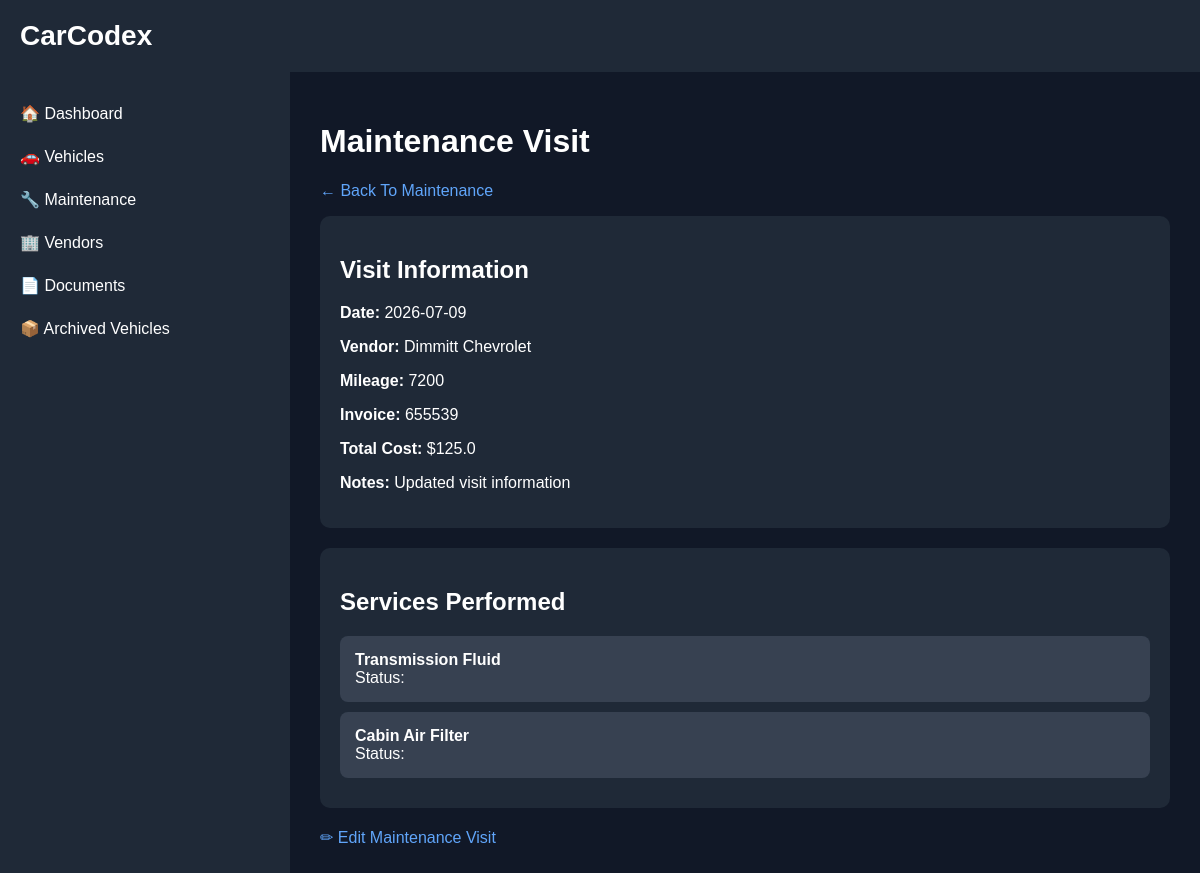
Page /maintenance-visit/2 on the committed database.
### backend/models.py (models this page shows)
class MaintenanceVisit(Base):
    __tablename__ = "maintenance_visits"
    id = Column(Integer, primary_key=True, index=True)
    vehicle_id = Column(Integer, ForeignKey("vehicles.id"))
    vendor_id = Column(
        Integer,
        nullable=True
    )
    visit_date = Column(String)
    mileage = Column(Integer)
    vendor = Column(String)
    invoice_number = Column(String)
    total_cost = Column(Float)
    notes = Column(String)
    archived = Column(
    Boolean,
    default=False
)

class ServiceRecord(Base):
    __tablename__ = "service_records"
    id = Column(
        Integer,
        primary_key=True,
        index=True
    )
    vehicle_id = Column(
        Integer,
        ForeignKey("vehicles.id")
    )
    maintenance_visit_id = Column(
        Integer,
        nullable=True
    )
    primary_reason = Column(
        String
    )
    parts_used = Column(
        String
    )
    additional_services = Column(
        String
    )
    service_status = Column(
        String,
        default="COMPLETED"
    )
    service_type = Column(
        String
    )
    service_date = Column(
        String
    )
    mileage = Column(
        Integer
    )
    provider = Column(
        String
    )
    cost = Column(
        Integer
    )
    notes = Column(
        String
    )
    next_service_mileage = Column(
        Integer
    )
    next_service_date = Column(
        String
    )

### backend/main.py (the view)
@app.get(
    "/maintenance-visit/{visit_id}",
    response_class=HTMLResponse
)
def maintenance_visit_detail(
    request: Request,
    visit_id: int
):
    db = SessionLocal()
    visit = db.query(
        MaintenanceVisit
    ).filter(
        MaintenanceVisit.id == visit_id
    ).first()
    services = db.query(
        ServiceRecord
    ).filter(
        ServiceRecord.maintenance_visit_id == visit_id
    ).all()
    db.close()
    return templates.TemplateResponse(
        request=request,
        name="maintenance_visit_detail.html",
        context={
            "request": request,
            "visit": visit,
            "services": services
        }
    )

### backend/templates/maintenance_visit_detail.html (shortened to what this page needs)
{% extends "base.html" %}
{% block content %}
<h1>Maintenance Visit</h1>
<p>
    <a href="/maintenance-ui" class="nav-link">
        ← Back To Maintenance
    </a>
</p>
<div class="card">
    <h2>Visit Information</h2>
    <p>
        <strong>Date:</strong>
        {{ visit.visit_date }}
    </p>
    <p>
        <strong>Vendor:</strong>
        {{ visit.vendor }}
    </p>
    <p>
        <strong>Mileage:</strong>
        {{ visit.mileage }}
    </p>
    <p>
        <strong>Invoice:</strong>
        {{ visit.invoice_number }}
    </p>
    <p>
        <strong>Total Cost:</strong>
        ${{ visit.total_cost }}
    </p>
    <p>
        <strong>Notes:</strong>
        {{ visit.notes }}
    </p>
</div>
<div class="card">
    <h2>Services Performed</h2>
    {% if services %}
        {% for service in services %}
            <div class="service-item">
                <strong>
                    {{ service.service_type }}
                </strong>
                <br>
                Status:
            </div>
        {% endfor %}
    {% else %}
        <p>
            No services recorded.
        </p>
    {% endif %}
</div>
<p>
<a href="/maintenance-edit/{{ visit.id }}" class="nav-link">
        ✏ Edit Maintenance Visit
    </a>
</p>
{% endblock %}

### backend/templates/base.html (style rules this page uses)
body { margin: 0; font-family: Arial, sans-serif; background: #111827; color: white; }
.card { background: #1f2937; border-radius: 10px; padding: 20px; }

### backend/templates/maintenance_visit_detail.html (style rules this page uses)
.nav-link { color: #60a5fa; text-decoration: none; }
.service-item { background: #374151; padding: 15px; margin-bottom: 10px; border-radius: 8px; }
.card { margin-bottom: 20px; }

### rows in the picture
MaintenanceVisit: visit_date "2026-07-09", vendor "Dimmitt Chevrolet", mileage "7200", invoice_number "655539", total_cost "125.0", notes "Updated visit information"
ServiceRecord: service_type "Transmission Fluid"
ServiceRecord: service_type "Cabin Air Filter"
